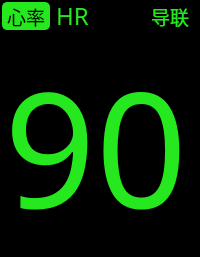
          <widget class="QWidget" name="widget_2" native="true">
           <property name="maximumSize">
            <size>
             <width>280</width>
             <height>16777215</height>
            </size>
           </property>
           <property name="styleSheet">
            <string notr="true">background-color: rgb(0, 0, 0);</string>
           </property>
           <layout class="QVBoxLayout" name="verticalLayout_7">
            <property name="leftMargin">
             <number>2</number>
            </property>
            <property name="topMargin">
             <number>2</number>
            </property>
            <property name="bottomMargin">
             <number>2</number>
            </property>
            <item>
             <layout class="QHBoxLayout" name="horizontalLayout_9">
              <item>
               <widget class="QLabel" name="label_17">
                <property name="sizePolicy">
                 <sizepolicy hsizetype="Fixed" vsizetype="Preferred">
                  <horstretch>0</horstretch>
                  <verstretch>0</verstretch>
                 </sizepolicy>
                </property>
                <property name="minimumSize">
                 <size>
                  <width>48</width>
                  <height>0</height>
                 </size>
                </property>
                <property name="maximumSize">
                 <size>
                  <width>48</width>
                  <height>28</height>
                 </size>
                </property>
                <property name="font">
                 <font>
                  <family>Agency FB</family>
                  <pointsize>14</pointsize>
                 </font>
                </property>
                <property name="styleSheet">
                 <string notr="true">background-color: rgb(37, 232, 30);
border-radius: 5px;</string>
                </property>
                <property name="text">
                 <string>心率</string>
                </property>
                <property name="alignment">
                 <set>Qt::AlignCenter</set>
                </property>
               </widget>
              </item>
              <item>
               <widget class="QLabel" name="label_18">
                <property name="sizePolicy">
                 <sizepolicy hsizetype="Minimum" vsizetype="Preferred">
                  <horstretch>0</horstretch>
                  <verstretch>0</verstretch>
                 </sizepolicy>
                </property>
                <property name="minimumSize">
                 <size>
                  <width>0</width>
                  <height>0</height>
                 </size>
                </property>
                <property name="maximumSize">
                 <size>
                  <width>38</width>
                  <height>28</height>
                 </size>
                </property>
                <property name="font">
                 <font>
                  <family>Agency FB</family>
                  <pointsize>18</pointsize>
                 </font>
                </property>
                <property name="styleSheet">
                 <string notr="true">color: rgb(37, 232, 30);</string>
                </property>
                <property name="text">
                 <string>HR</string>
                </property>
                <property name="alignment">
                 <set>Qt::AlignCenter</set>
                </property>
               </widget>
              </item>
              <item>
               <spacer name="horizontalSpacer_6">
                <property name="orientation">
                 <enum>Qt::Horizontal</enum>
                </property>
                <property name="sizeHint" stdset="0">
                 <size>
                  <width>40</width>
                  <height>20</height>
                 </size>
                </property>
               </spacer>
              </item>
              <item>
               <widget class="QLabel" name="DL1_label">
                <property name="sizePolicy">
                 <sizepolicy hsizetype="Minimum" vsizetype="Preferred">
                  <horstretch>0</horstretch>
                  <verstretch>0</verstretch>
                 </sizepolicy>
                </property>
                <property name="minimumSize">
                 <size>
                  <width>0</width>
                  <height>0</height>
                 </size>
                </property>
                <property name="maximumSize">
                 <size>
                  <width>38</width>
                  <height>28</height>
                 </size>
                </property>
                <property name="font">
                 <font>
                  <family>Agency FB</family>
                  <pointsize>14</pointsize>
                 </font>
                </property>
                <property name="styleSheet">
                 <string notr="true">color: rgb(37, 232, 30);</string>
                </property>
                <property name="text">
                 <string>导联</string>
                </property>
                <property name="alignment">
                 <set>Qt::AlignCenter</set>
                </property>
               </widget>
              </item>
             </layout>
            </item>
            <item>
             <widget class="QLabel" name="HR_label">
              <property name="sizePolicy">
               <sizepolicy hsizetype="Minimum" vsizetype="Fixed">
                <horstretch>0</horstretch>
                <verstretch>0</verstretch>
               </sizepolicy>
              </property>
              <property name="minimumSize">
               <size>
                <width>0</width>
                <height>0</height>
               </size>
              </property>
              <property name="maximumSize">
               <size>
                <width>16777215</width>
                <height>16777215</height>
               </size>
              </property>
              <property name="font">
               <font>
                <family>Agency FB</family>
                <pointsize>120</pointsize>
               </font>
              </property>
              <property name="styleSheet">
               <string notr="true">color: rgb(37, 232, 30);</string>
              </property>
              <property name="text">
               <string>90</string>
              </property>
              <property name="alignment">
               <set>Qt::AlignCenter</set>
              </property>
             </widget>
            </item>
           </layout>
          </widget>
